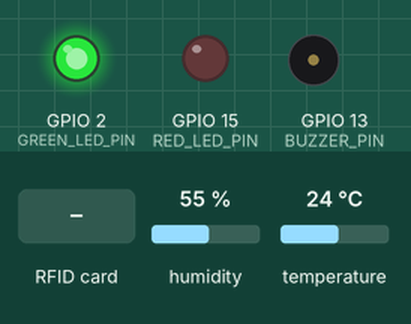
A sketch run on a simulated ESP32. On the bench: output pins drawn as LEDs (lit = HIGH), buzzer (waves = sounding, pin HIGH). The test bench sets the inputs (shaded band); at power-on: humidity 55 %, temperature 24 °C. WiFi joins after 1.5 s; servers stay silent unless stated; uploads are accepted with an empty reply; what the sketch prints to the serial monitor is not drawn.

Above: at 2.16 s.
At 3.4 s:
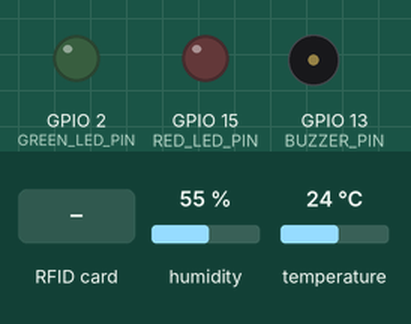
3.5 s: RFID card 5E 7A 19 C4 held to the reader
Timing chart, 0 to 6.5 s (numbered marks = the images above; inputs shaded):
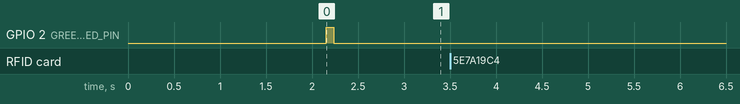

Measured:
- after the input at 3.5 s, every drawn part: stays the same

The sketch:

esp32_pharmatrace_node.ino
```cpp
/**
 * PharmaTrace ESP32 Hardware Telemetry Node
 * Hardware: ESP32 + MFRC522 RFID Reader + DHT22 Temperature/Humidity + Active Buzzer & LED
 *
 * RFID UID Formatting:
 * Converts 4-byte MFRC522 UID into an exact 8-character uppercase hex string (e.g. "2AF52B07" or "659A1707")
 * without spaces or delimiters, perfectly matching the PharmaTrace backend authorization engine.
 */

#include <WiFi.h>
#include <HTTPClient.h>
#include <ArduinoJson.h>
#include <SPI.h>
#include <MFRC522.h>
#include <DHT.h>

// ======================= Configuration =======================
// Wi-Fi Credentials
const char* WIFI_SSID     = "YOUR_WIFI_SSID";
const char* WIFI_PASSWORD = "YOUR_WIFI_PASSWORD";

// PharmaTrace Spring Boot Backend Endpoint
// Replace with your server's LAN IP address (e.g., 192.168.1.100)
const char* SERVER_URL    = "http://192.168.1.100:8080/api/telemetry";

// Product Batch & Hub Location
const char* BATCH_ID      = "VAX-B4920-COVID19";
const char* HUB_LOCATION  = "Distributor Hub (College)";

// Pin Assignments (ESP32 Standard SPI)
#define SS_PIN         5    // MFRC522 SDA / SS
#define RST_PIN        22   // MFRC522 RST
#define DHT_PIN        4    // DHT22 Data Pin
#define DHT_TYPE       DHT22
#define BUZZER_PIN     13   // Active Buzzer
#define RED_LED_PIN    15   // Tamper Alarm LED
#define GREEN_LED_PIN  2    // Authentic Status LED

// Hardware Instances
MFRC522 mfrc522(SS_PIN, RST_PIN);
DHT dht(DHT_PIN, DHT_TYPE);

// Rate-limiting debounce
unsigned long lastScanTime = 0;
const unsigned long SCAN_COOLDOWN_MS = 2500;

void setup() {
  Serial.begin(115200);
  delay(500);
  Serial.println("\n[PharmaTrace] Initializing ESP32 Hardware Telemetry Node...");

  // Initialize Actuator Pins
  pinMode(BUZZER_PIN, OUTPUT);
  pinMode(RED_LED_PIN, OUTPUT);
  pinMode(GREEN_LED_PIN, OUTPUT);
  digitalWrite(BUZZER_PIN, LOW);
  digitalWrite(RED_LED_PIN, LOW);
  digitalWrite(GREEN_LED_PIN, LOW);

  // Initialize SPI bus and MFRC522 RFID
  SPI.begin();
  mfrc522.PCD_Init();
  delay(100);
  mfrc522.PCD_DumpVersionToSerial();

  // Initialize DHT22 Sensor
  dht.begin();

  // Connect to Wi-Fi
  connectToWiFi();

  // Initial self-test beep (short 80ms)
  digitalWrite(GREEN_LED_PIN, HIGH);
  delay(80);
  digitalWrite(GREEN_LED_PIN, LOW);

  Serial.println("[PharmaTrace] Ready. Present RFID tag to scan custody transit...");
}

void loop() {
  // Ensure Wi-Fi remains connected
  if (WiFi.status() != WL_CONNECTED) {
    connectToWiFi();
  }

  // Check if a new RFID card is present on reader
  if (!mfrc522.PICC_IsNewCardPresent() || !mfrc522.PICC_ReadCardSerial()) {
    delay(50);
    return;
  }

  // Debounce to prevent duplicate rapid scans
  if (millis() - lastScanTime < SCAN_COOLDOWN_MS) {
    mfrc522.PICC_HaltA();
    mfrc522.PCD_StopCrypto1();
    return;
  }
  lastScanTime = millis();

  // Format RFID UID into exact 8-character uppercase hex string (e.g. "2AF52B07")
  String rfidUid = formatRfidUid(mfrc522.uid.uidByte, mfrc522.uid.size);
  Serial.println("\n----------------------------------------");
  Serial.print("[RFID Scanned] Formatted UID: ");
  Serial.println(rfidUid);

  // Read live DHT22 environmental telemetry
  float temperature = dht.readTemperature();
  float humidity    = dht.readHumidity();

  // Fallback defaults if sensor reading fails
  if (isnan(temperature) || isnan(humidity)) {
    Serial.println("[DHT22 Warning] Reading failed, using default cold-chain telemetry.");
    temperature = 4.5;
    humidity    = 45.0;
  }

  Serial.printf("[Telemetry] Temp: %.1f °C | Humidity: %.1f %%\n", temperature, humidity);

  // Send telemetry payload to backend
  sendTelemetryToBackend(rfidUid, temperature, humidity);

  // Halt PICC card to allow new read
  mfrc522.PICC_HaltA();
  mfrc522.PCD_StopCrypto1();
}

/**
 * Formats MFRC522 raw byte array into an exact uppercase hex string without spaces.
 * Example: {0x2A, 0xF5, 0x2B, 0x07} -> "2AF52B07"
 */
String formatRfidUid(byte *buffer, byte bufferSize) {
  String uidString = "";
  for (byte i = 0; i < bufferSize; i++) {
    char hexByte[3];
    sprintf(hexByte, "%02X", buffer[i]);
    uidString += hexByte;
  }
  uidString.toUpperCase();
  return uidString;
}

/**
 * Sends HTTP POST request to /api/telemetry and drives actuators based on backend response.
 */
void sendTelemetryToBackend(String rfidUid, float temperature, float humidity) {
  HTTPClient http;
  http.begin(SERVER_URL);
  http.addHeader("Content-Type", "application/json");

  // Construct JSON ingestion payload
  StaticJsonDocument<256> doc;
  doc["rfidUid"]      = rfidUid;
  doc["batchId"]      = BATCH_ID;
  doc["temperature"]  = temperature;
  doc["humidity"]     = humidity;
  doc["locationName"] = HUB_LOCATION;

  String requestJson;
  serializeJson(doc, requestJson);

  Serial.print("[HTTP POST] Transmitting to: ");
  Serial.println(SERVER_URL);
  Serial.println(requestJson);

  int httpResponseCode = http.POST(requestJson);

  if (httpResponseCode == 200) {
    String responseBody = http.getString();
    Serial.println("[HTTP 200 OK] Backend Response received:");
    Serial.println(responseBody);

    // Parse backend response directives
    StaticJsonDocument<512> resDoc;
    DeserializationError error = deserializeJson(resDoc, responseBody);

    if (!error) {
      bool buzzerActive = resDoc["buzzer"] | false;
      const char* ledColor = resDoc["led"] | "GREEN";
      const char* status = resDoc["verificationStatus"] | "UNKNOWN";
      const char* message = resDoc["message"] | "";

      Serial.printf("[Verdict] Status: %s | Buzzer: %s | LED: %s\n",
                    status, buzzerActive ? "ACTIVE" : "OFF", ledColor);
      Serial.println(message);

      // Trigger actuators according to strict backend rules
      if (buzzerActive) {
        // UNAUTHORIZED TAG TAMPER OR THERMAL EXCURSION ALERT
        Serial.println("[ALARM] Triggering active hardware buzzer and red warning LED!");
        digitalWrite(GREEN_LED_PIN, LOW);
        digitalWrite(RED_LED_PIN, HIGH);

        // Sound active buzzer alarm sequence
        for (int i = 0; i < 3; i++) {
          digitalWrite(BUZZER_PIN, HIGH);
          delay(200);
          digitalWrite(BUZZER_PIN, LOW);
          delay(100);
        }
      } else {
        // AUTHORIZED CUSTODY SCAN ("2AF52B07" or "659A1707")
        Serial.println("[SUCCESS] Authorized tag verified! Normal cold-chain custody confirmed.");
        digitalWrite(BUZZER_PIN, LOW);
        digitalWrite(RED_LED_PIN, LOW);
        digitalWrite(GREEN_LED_PIN, HIGH);
        delay(800);
        digitalWrite(GREEN_LED_PIN, LOW);
      }
    }
  } else {
    Serial.printf("[HTTP Error] Ingestion failed with code: %d\n", httpResponseCode);
  }

  http.end();
}

void connectToWiFi() {
  Serial.print("[Wi-Fi] Connecting to: ");
  Serial.println(WIFI_SSID);
  WiFi.mode(WIFI_STA);
  WiFi.begin(WIFI_SSID, WIFI_PASSWORD);

  int attempts = 0;
  while (WiFi.status() != WL_CONNECTED && attempts < 20) {
    delay(500);
    Serial.print(".");
    attempts++;
  }

  if (WiFi.status() == WL_CONNECTED) {
    Serial.println("\n[Wi-Fi] Connected! IP Address: ");
    Serial.println(WiFi.localIP());
  } else {
    Serial.println("\n[Wi-Fi] Connection timed out. Running in offline/retry loop.");
  }
}
```
